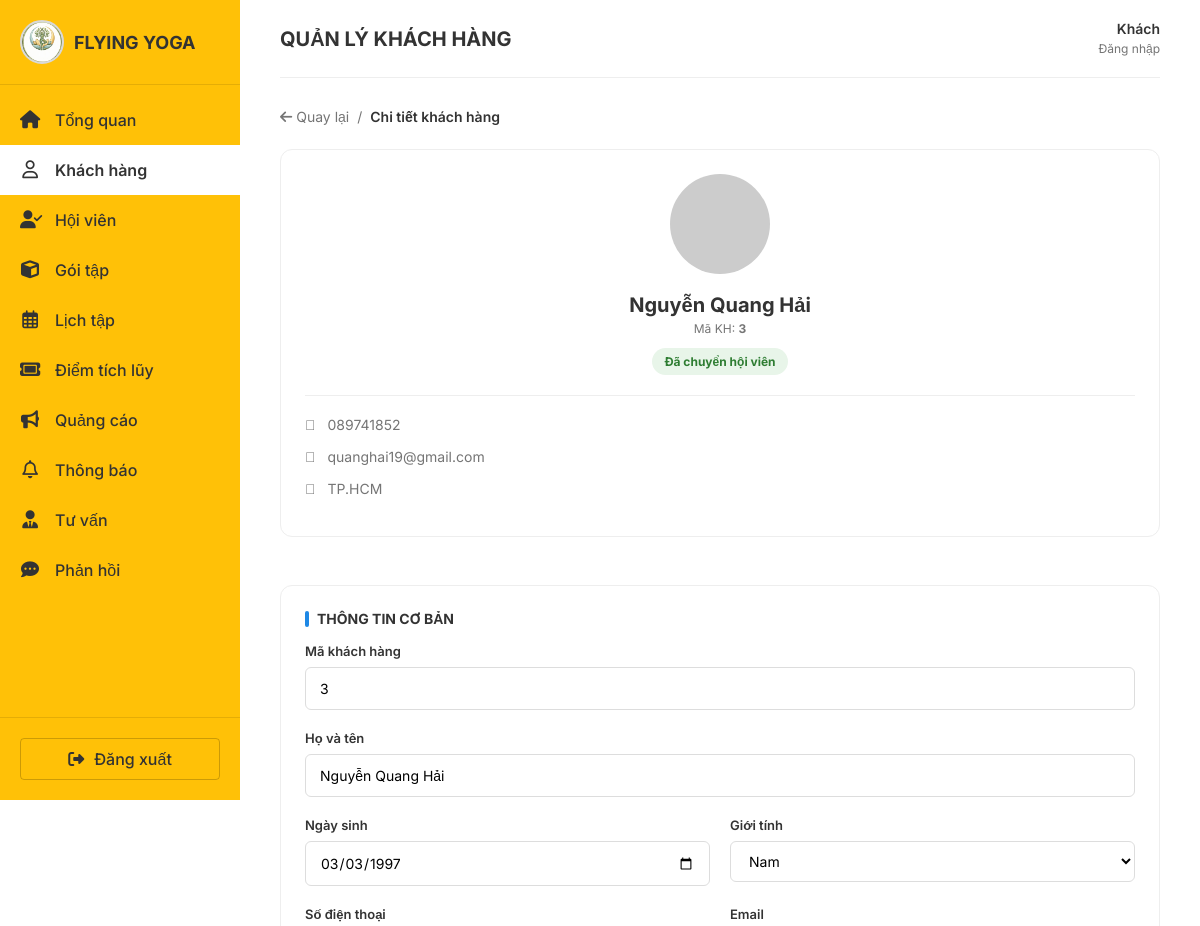
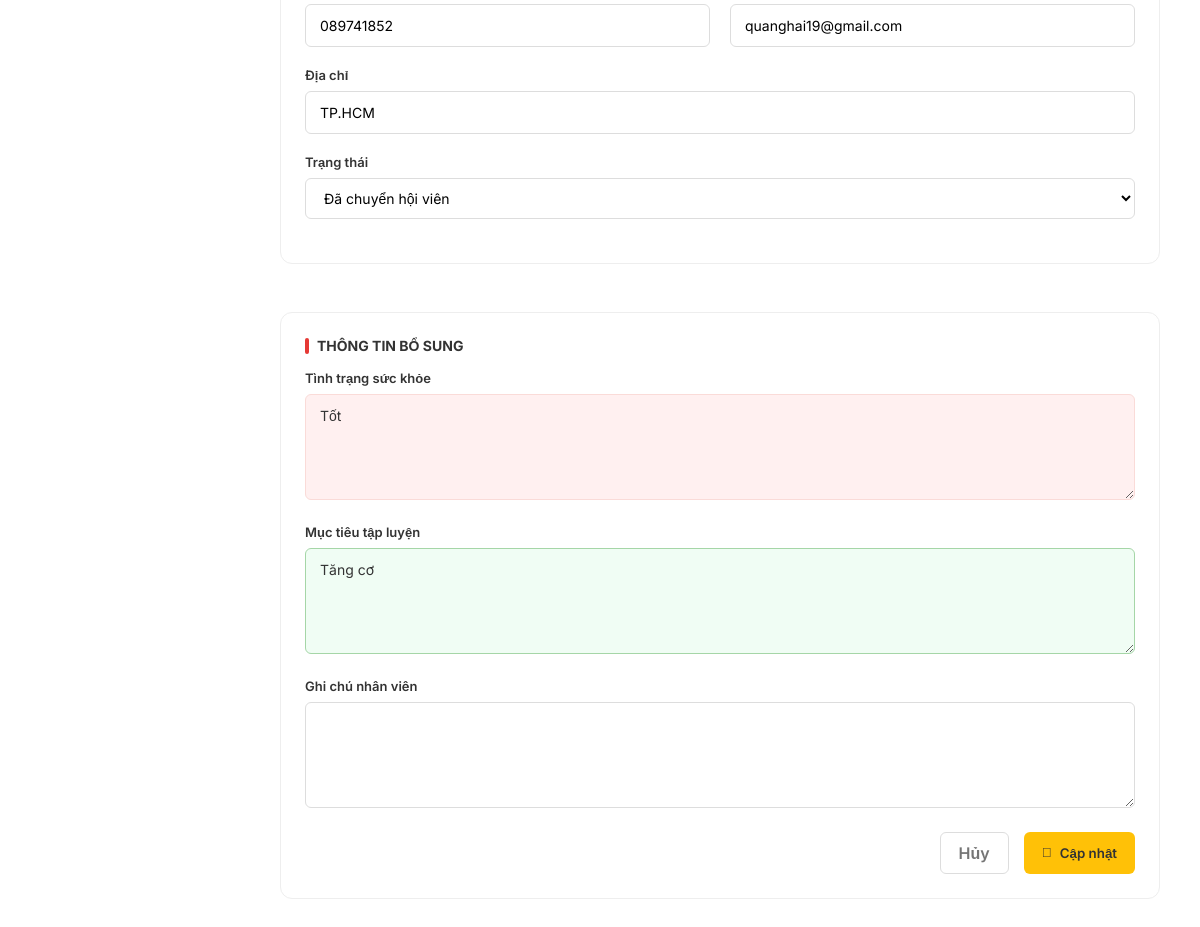
The page /khach-hang/?view=detail&id=3 on the database its author committed (2 pictures, top to bottom).
### khach_hang/models.py (models this page shows, shortened)
class KhachHang(models.Model):
    GIOI_TINH_CHOICE = [
        ('Nam', 'Nam'),
        ('Nữ', 'Nữ'),
        ('Khác', 'Khác'),
    ]
    TRANG_THAI_CHOICE = [
        ('moi', 'Khách mới'),
        ('da_chuyen_hoi_vien', 'Đã chuyển thành hội viên'),
    ]
    ma_khach_hang = models.CharField(
        max_length=20,
        unique=True,
        verbose_name="Mã khách hàng"
    )
    ho_ten = models.CharField(
        max_length=255,
        verbose_name="Họ và tên"
    )
    ngay_sinh = models.DateField(
        null=True,
        blank=True,
        verbose_name="Ngày sinh"
    )
    gioi_tinh = models.CharField(
        max_length=10,
        choices=GIOI_TINH_CHOICE,
        null=True,
        blank=True,
        verbose_name="Giới tính"
    )
    so_dien_thoai = models.CharField(
        max_length=10,
        unique=True,
        verbose_name="Số điện thoại"
    )
    email = models.EmailField(
        blank=True,
        null=True,
        verbose_name="Email"
    )
    dia_chi = models.CharField(
        max_length=255,
        blank=True,
        null=True,
        verbose_name="Địa chỉ"
    )
    tinh_trang_suc_khoe = models.TextField(
        blank=True,
        verbose_name="Tình trạng sức khỏe / Bệnh lý"
    )
    muc_tieu_tap_luyen = models.TextField(
        blank=True,
        verbose_name="Mục tiêu tập luyện"
    )
    ghi_chu_nhan_vien = models.TextField(
        blank=True,
        verbose_name="Ghi chú nội bộ"
    )
    trang_thai = models.CharField(
        max_length=30,
        choices=TRANG_THAI_CHOICE,
        default='moi',
        verbose_name="Trạng thái"
    )
    ngay_tao = models.DateTimeField(
        auto_now_add=True,
        verbose_name="Ngày tạo"
    )

### khach_hang/views.py (the view)
# urls.py: path('', views.danh_sach_khach_hang, name='danh_sach_khach_hang'),
def danh_sach_khach_hang(request):
    q = request.GET.get('q', '')
    trang_thai = request.GET.get('trang_thai', '')
    view_mode = request.GET.get('view', 'list')
    selected_customer = None
    if view_mode == 'detail':
        customer_id = request.GET.get('id')
        if customer_id:
            selected_customer = KhachHang.objects.filter(id=customer_id).first()
    return _render_trang_khach_hang(
        request,
        view_mode=view_mode,
        selected_customer=selected_customer,
        q=q,
        trang_thai=trang_thai,
    )

### khach_hang/templates/khach_hang/khach_hang.html (shortened to what this page needs)
{% extends 'base.html' %}
{% load static %}
{% block page_title %}QUẢN LÝ KHÁCH HÀNG{% endblock %}
{% block extra_css %}
<link rel="stylesheet" href="{% static 'css/customers.css' %}">
{% endblock %}
{% block content %}
<div id="view-detail" {% if view_mode != 'detail' or not selected_customer %}style="display:none;"{% endif %}>
    {% if selected_customer %}
    <div class="detail-header">
        <div class="breadcrumb">
            <a href="{% url 'khach_hang:danh_sach_khach_hang' %}">
                <i class="fas fa-arrow-left"></i> Quay lại
            </a>
            <span>/</span>
            <span style="font-weight:600; color:var(--text-dark);">Chi tiết khách hàng</span>
        </div>
    </div>
    <form method="post" action="{% url 'khach_hang:sua_khach_hang' selected_customer.id %}" class="customer-form-uniform">
        <div class="profile-grid">
            <div class="column">
                <div class="profile-card">
                    <div class="avatar-section">
                        <img src="https://i.pravatar.cc/150?img=12" alt="Avatar" class="avatar-img">
                        <h2 class="customer-name">{{ selected_customer.ho_ten }}</h2>
                        <p class="customer-id">Mã KH: <strong>{{ selected_customer.ma_khach_hang }}</strong></p>
                        {% if selected_customer.trang_thai == 'moi' %}
                            <span class="status-badge badge-moi">Mới</span>
                        {% elif selected_customer.trang_thai == 'tu_van' %}
                            <span class="status-badge badge-tu-van">Đang tư vấn</span>
                        {% elif selected_customer.trang_thai == 'da_chuyen_hoi_vien' %}
                            <span class="status-badge badge-da_chuyen_hoi_vien">Đã chuyển hội viên</span>
                        {% else %}
                            <span class="badge-vip">{{ selected_customer.get_trang_thai_display }}</span>
                        {% endif %}
                    </div>
                    <ul class="contact-list">
                        <li><i class="fas fa-phone-alt"></i> {{ selected_customer.so_dien_thoai }}</li>
                        <li><i class="far fa-envelope"></i> {{ selected_customer.email|default:"Chưa có email" }}</li>
                        <li><i class="fas fa-map-marker-alt"></i> {{ selected_customer.dia_chi|default:"Chưa có địa chỉ" }}</li>
                    </ul>
                </div>
            </div>
            <div class="column">
                <div class="profile-card">
                    <div class="card-title">Thông tin cơ bản</div>
                    <div class="form-group">
                        <label>Mã khách hàng</label>
                        <input type="text" class="form-control" name="ma_khach_hang" value="{{ selected_customer.ma_khach_hang }}">
                    </div>
                    <div class="form-group">
                        <label>Họ và tên</label>
                        <input type="text" class="form-control" name="ho_ten" value="{{ selected_customer.ho_ten }}">
                    </div>
                    <div class="form-row">
                        <div class="form-group">
                            <label>Ngày sinh</label>
                            <input type="date" class="form-control" name="ngay_sinh" value="{{ selected_customer.ngay_sinh|date:'Y-m-d' }}">
                        </div>
                        <div class="form-group">
                            <label>Giới tính</label>
                            <select class="form-control" name="gioi_tinh">
                                <option value="Nam" {% if selected_customer.gioi_tinh == 'Nam' %}selected{% endif %}>Nam</option>
                            </select>
                        </div>
                    </div>
                    <div class="form-row">
                        <div class="form-group">
                            <label>Số điện thoại</label>
                            <input type="text" class="form-control js-phone-input" name="so_dien_thoai" value="{{ selected_customer.so_dien_thoai }}" inputmode="numeric" pattern="\d{10}" maxlength="10" title="Số điện thoại phải gồm đúng 10 chữ số">
                        </div>
                        <div class="form-group">
                            <label>Email</label>
                            <input type="email" class="form-control" name="email" value="{{ selected_customer.email }}" maxlength="254">
                        </div>
                    </div>
                    <div class="form-group">
                        <label>Địa chỉ</label>
                        <input type="text" class="form-control" name="dia_chi" value="{{ selected_customer.dia_chi }}">
                    </div>
                    <div class="form-group">
                        <label>Trạng thái</label>
                        <select class="form-control" name="trang_thai">
                            <option value="da_chuyen_hoi_vien" {% if selected_customer.trang_thai == 'da_chuyen_hoi_vien' %}selected{% endif %}>Đã chuyển hội viên</option>
                        </select>
                    </div>
                </div>
            </div>
            <div class="column">
                <div class="profile-card">
                    <div class="card-title red-line">Thông tin bổ sung</div>
                    <div class="form-group">
                        <label>Tình trạng sức khỏe</label>
                        <textarea class="form-control health-textarea" rows="4" name="tinh_trang_suc_khoe">{{ selected_customer.tinh_trang_suc_khoe }}</textarea>
                    </div>
                    <div class="form-group">
                        <label>Mục tiêu tập luyện</label>
                        <textarea class="form-control goal-textarea" rows="4" name="muc_tieu_tap_luyen">{{ selected_customer.muc_tieu_tap_luyen }}</textarea>
                    </div>
                    <div class="form-group">
                        <label>Ghi chú nhân viên</label>
                        <textarea class="form-control" rows="4" name="ghi_chu_nhan_vien">{{ selected_customer.ghi_chu_nhan_vien }}</textarea>
                    </div>
                    <div class="form-actions">
                        <a href="{% url 'khach_hang:danh_sach_khach_hang' %}" class="btn-cancel" style="text-decoration:none;">Hủy</a>
                        <button type="submit" class="btn-save">
                            <i class="fas fa-save"></i> Cập nhật
                        </button>
                    </div>
                </div>
            </div>
        </div>
    </form>
    {% endif %}
</div>
{% endblock %}

### Templates/base.html (shortened to what this page needs)
{% load static %}
<!DOCTYPE html>
<html lang="vi">
<head>
    <link rel="stylesheet" href="https://cdnjs.cloudflare.com/ajax/libs/font-awesome/6.4.2/css/all.min.css">
    <link rel="stylesheet" href="{% static 'css/style.css' %}">
    {% block extra_css %}{% endblock %}
</head>
<body>
<div class="app-container">
    <aside class="sidebar">
        <div class="logo-section">
            <div class="logo-icon">
                <img src="{% static 'images/logo.png' %}" alt="Flying Yoga Logo">
            </div>
            <h2>FLYING YOGA</h2>
        </div>
        <ul class="nav-menu">
            <li>
                <a href="{% url 'bao_cao:tong_quan' %}"
                   class="nav-link {% if request.resolver_match.url_name == 'tong_quan' %}active{% endif %}">
                    <i class="fas fa-home"></i>
                    <span>Tổng quan</span>
                </a>
            </li>
            <li>
                <a href="{% url 'khach_hang:danh_sach_khach_hang' %}"
                   class="nav-link {% if request.resolver_match.url_name == 'danh_sach_khach_hang' or request.resolver_match.url_name == 'them_khach_hang' or request.resolver_match.url_name == 'sua_khach_hang' or request.resolver_match.url_name == 'xoa_khach_hang' %}active{% endif %}">
                    <i class="far fa-user"></i>
                    <span>Khách hàng</span>
                </a>
            </li>
            <li>
                <a href="{% url 'khach_hang:danh_sach_hoi_vien' %}"
                   class="nav-link ">
                    <i class="fas fa-user-check"></i>
                    <span>Hội viên</span>
                </a>
            </li>
            <li>
                <a href="{% url 'goi_tap:goi_tap' %}"
                   class="nav-link ">
                    <i class="fas fa-cube"></i>
                    <span>Gói tập</span>
                </a>
            </li>
            <li>
                <a href="{% url 'lich_tap:danh_sach_lich_hoc' %}"
                   class="nav-link ">
                    <i class="far fa-calendar-alt"></i>
                    <span>Lịch tập</span>
                </a>
            </li>
            <li>
                <a href="{% url 'tich_diem:quan_ly_diem' %}"
                   class="nav-link {% if request.resolver_match.url_name == 'quan_ly_diem' or request.resolver_match.url_name == 'doi_diem' %}active{% endif %}">
                    <i class="fa-solid fa-ticket"></i>
                    <span>Điểm tích lũy</span>
                </a>
            </li>
            <li>
                <a href="{% url 'cham_soc_khach_hang:danh_sach_quang_cao' %}"
                   class="nav-link ">
                    <i class="fas fa-bullhorn"></i>
                    <span>Quảng cáo</span>
                </a>
            </li>
            <li>
                <a href="{% url 'thong_bao:quan_ly_thong_bao' %}"
                   class="nav-link {% if request.resolver_match.url_name == 'quan_ly_thong_bao' %}active{% endif %}">
                    <i class="far fa-bell"></i>
                    <span>Thông báo</span>
                </a>
            </li>
            <li>
                <a href="{% url 'cham_soc_khach_hang:danh_sach_yeu_cau_tu_van' %}"
                   class="nav-link ">
                    <i class="fas fa-user-tie"></i>
                    <span>Tư vấn</span>
                </a>
            </li>
            <li>
                <a href="{% url 'cham_soc_khach_hang:danh_sach_phan_hoi_khieu_nai' %}"
                   class="nav-link ">
                    <i class="fas fa-comment-dots"></i>
                    <span>Phản hồi</span>
                </a>
            </li>
        </ul>
        <div class="logout-section">
            <a href="{% url 'tai_khoan:dang_xuat' %}" class="logout-btn">
                <i class="fas fa-sign-out-alt"></i>
                <span>Đăng xuất</span>
            </a>
        </div>
    </aside>
    <main class="main-content">
        <header class="header">
            <h1>{% block page_title %}FLYING YOGA{% endblock %}</h1>
            <div class="user-info">
                {% if request.user.is_authenticated %}
                    <div class="name">
                        {{ request.user.get_full_name|default:request.user.username }}
                        {% if request.user.role %}
                            ({{ request.user.get_role_display }})
                        {% endif %}
                    </div>
                    <a href="{% url 'tai_khoan:doi_mat_khau' %}" class="change-pwd">Đổi mật khẩu</a>
                {% else %}
                    <div class="name">Khách</div>
                    <a href="{% url 'tai_khoan:dang_nhap' %}" class="change-pwd">Đăng nhập</a>
                {% endif %}
            </div>
        </header>
        <div class="page-content">
            {% block content %}{% endblock %}
        </div>
    </main>
</div>
</body>
</html>

### rows shown on the page
KhachHang: ho_ten "Nguyễn Quang Hải", ma_khach_hang "3", so_dien_thoai "089741852", email "quanghai19@gmail.com", dia_chi "TP.HCM", ngay_sinh "03/03/1997", gioi_tinh "Nam", trang_thai "Đã chuyển hội viên", tinh_trang_suc_khoe "Tốt", muc_tieu_tap_luyen "Tăng cơ"
